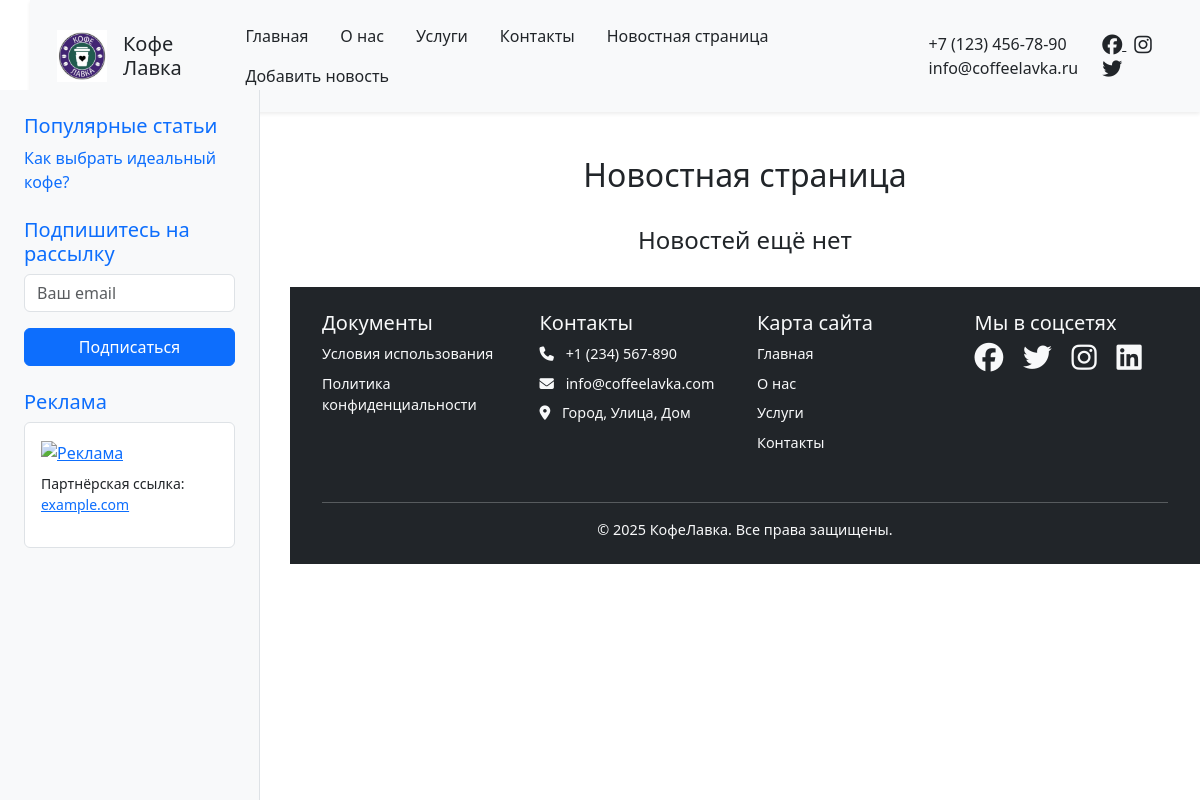
The page /news/ on the database as committed earlier.
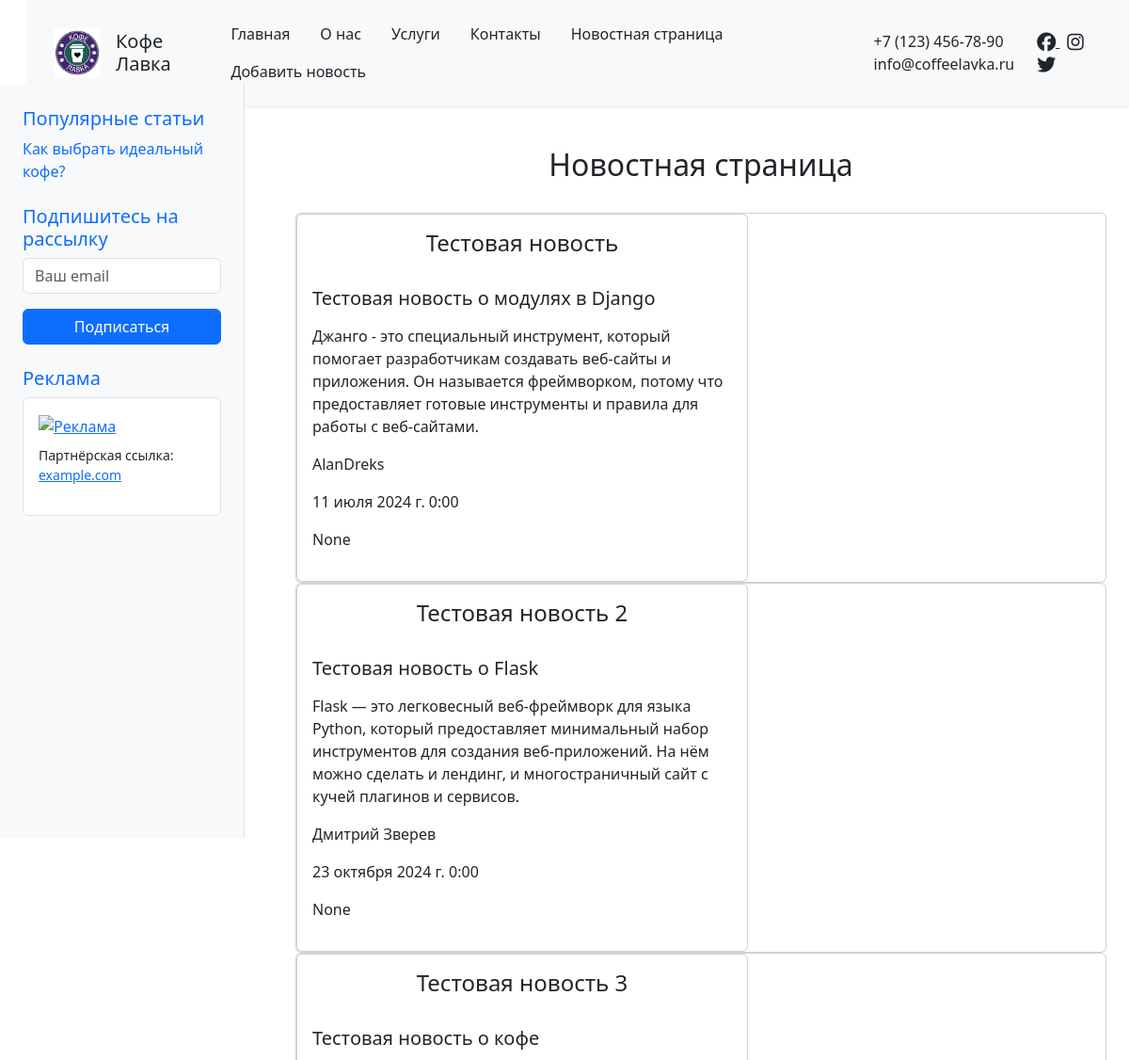
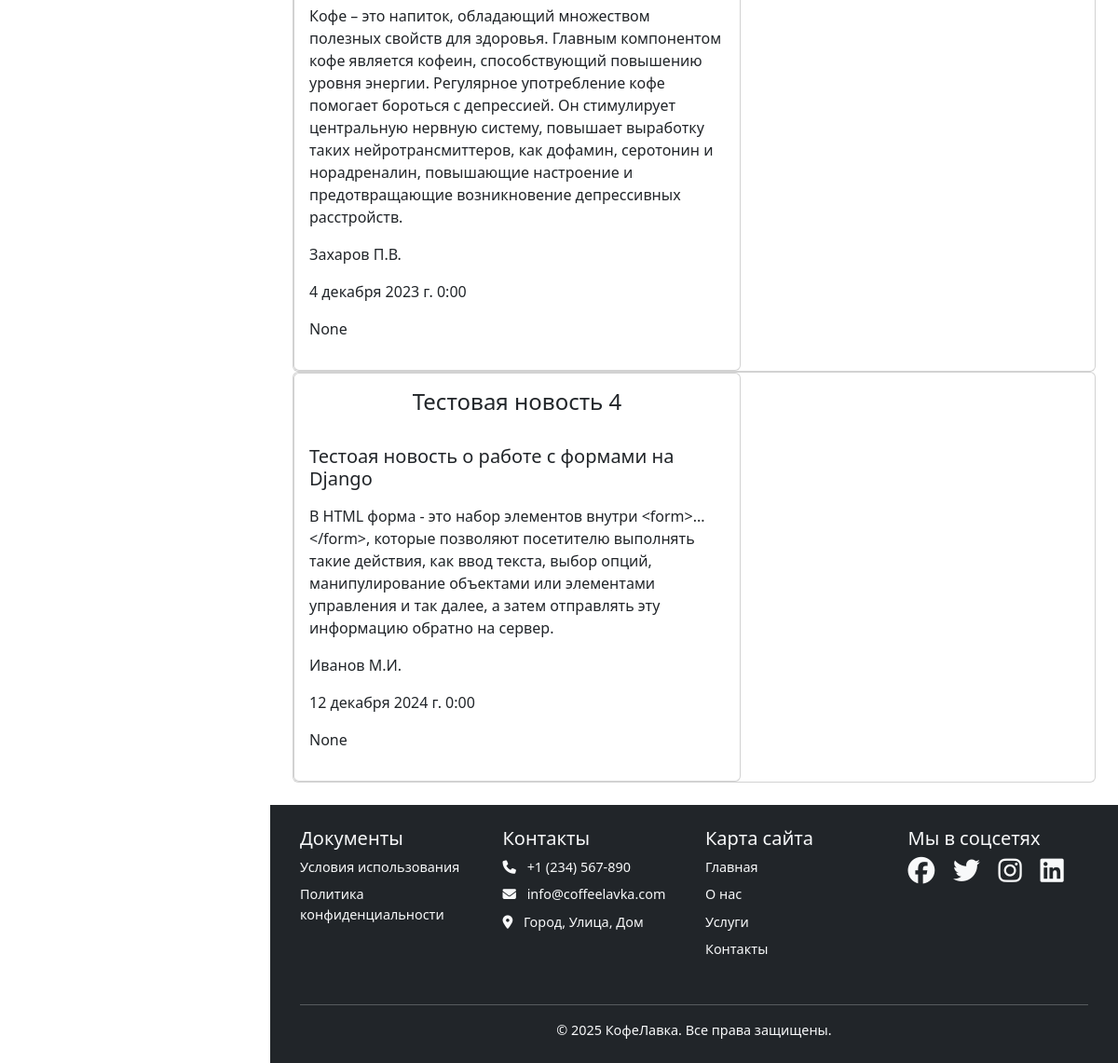
The same page on the database as committed later (2 pictures, top to bottom).
### news/models.py (models this page shows, shortened)
class News_post(models.Model):
	title = models.CharField('Название новости', max_length=50)
	short_description = models.CharField('Краткое описание новости', max_length=200)
	text = models.TextField('Новость')
	author = models.CharField('Автор', max_length=50)
	pub_date = models.DateField('Дата публикации')
	pub_time = models.TimeField('Время публикации')
	class Meta:
		verbose_name = 'Новость'
		verbose_name_plural = 'Новости'

### news/views.py (the view)
# urls.py: path('', views.index, name='home'),
def home(request):
    news = News_post.objects.all()
    return render(request, 'news/news.html', {'news': news})

### news/templates/news/news.html (shortened to what this page needs)
{% extends 'main/layoute.html' %}
{% block content %}
    <h2>Новостная страница</h2>
<br>
	{% if news %}
		{% for new in news %}
			<div class="card">
				<div class="card" style="width: 30rem;">
					<div class="card-body">
							<h4> {{ new.title }} </h4>
							<br>
							<h5><p> {{ new.short_description }} </p></h5>
							<p> {{ new.text }} </p>
							<p> {{ new.author }} </p>
							<p> {{ new.pub_date }} </p>
							<p> {{ new.pub_time }} </p>
					</div>
				</div>
			</div>
		{% endfor %}
	{% else %}
		<h4>Новостей ещё нет</h4>
	{% endif %}
{% endblock %}

### main/templates/main/layoute.html (shortened to what this page needs)
{% load static %}
<!doctype html>
<html lang="en">
<head>
    <link href="https://cdn.jsdelivr.net/npm/bootstrap@5.3.0/dist/css/bootstrap.min.css" rel="stylesheet">
    <link href="{% static 'main/css/style.css' %}" rel="stylesheet">
</head>
<body style="margin-left: 30px">
    {% include 'main/header.html' %}
<div class="d-flex">
        {% include 'main/sidebar.html' %}
        <main class="content-container flex-grow-1 p-4" style="margin-left: 260px;">
            {% block content %}
            {% endblock %}
        </main>
    </div>
{% include 'main/footer.html' %}
</body>
</html>

### main/templates/main/header.html
{% load static %}
<header class="bg-light shadow-sm py-3">
    <div class="container d-flex justify-content-between align-items-center">
        <div class="d-flex align-items-center">
        <img src="{% static 'main/img/LogoCL.png' %}" alt="Логотип компании" width="50" class="me-3">
            <h1 class="h5 mb-0">Кофе Лавка</h1>
        </div>
        <nav class="d-none d-md-flex">
            <ul class="nav">
                <li class="nav-item">
                    <a class="nav-link text-dark" href="{% url 'home' %}">Главная</a>
                </li>
                <li class="nav-item">
                    <a class="nav-link text-dark" href="{% url 'page2' %}">О нас</a>
                </li>
                <li class="nav-item">
                    <a class="nav-link text-dark" href="{% url 'page3' %}">Услуги</a>
                </li>
                <li class="nav-item">
                    <a class="nav-link text-dark" href="{% url 'page4' %}">Контакты</a>
                </li>
                <li class="nav-item">
                    <a class="nav-link text-dark" href="{% url 'news_home' %}">Новостная страница</a>
                </li>
                <li class="nav-item">
                    <a class="nav-link text-dark" href="{% url 'add_news' %}">Добавить новость</a>
                </li>
            </ul>
        </nav>
        <div class="d-flex align-items-center">
            <div class="me-4">
                <a href="tel:+71234567890" class="text-dark text-decoration-none">+7 (123) 456-78-90</a><br>
                <a href="mailto:info@coffeelavka.ru" class="text-dark text-decoration-none">info@coffeelavka.ru</a>
            </div>
            <div>
                <a href="https://facebook.com" target="_blank" class="text-dark me-2">
                    <i class="fab fa-facebook fa-lg"></i>
                </a>
                <a href="https://instagram.com" target="_blank" class="text-dark me-2">
                    <i class="fab fa-instagram fa-lg"></i>
                </a>
                <a href="https://twitter.com" target="_blank" class="text-dark">
                    <i class="fab fa-twitter fa-lg"></i>
                </a>
            </div>
        </div>
    </div>
</header>

### main/templates/main/sidebar.html (shortened to what this page needs)
{% load static %}
<aside class="sidebar bg-light p-4 border-end vh-100 position-fixed">
    <div class="mb-4">
        <h5 class="text-primary">Популярные статьи</h5>
        <ul class="list-unstyled">
            <li><a href="{% url 'page5' %}" class="text-decoration-none">Как выбрать идеальный кофе?</a></li>
        </ul>
    </div>
    <div class="mb-4">
        <h5 class="text-primary">Подпишитесь на рассылку</h5>
        <form method="post" action="{% url 'page6' %}">
            <div class="mb-3">
                <input type="email" name="email" class="form-control" placeholder="Ваш email" required>
            </div>
            <button type="submit" class="btn btn-primary w-100">Подписаться</button>
        </form>
    </div>
    <div class="mb-4">
        <h5 class="text-primary">Реклама</h5>
        <div class="p-3 bg-white border rounded">
            <a href="https://example.com" target="_blank">
                <img src="{% static 'main/img/ad-banner.jpg' %}" alt="Реклама" class="img-fluid">
            </a>
            <p class="mt-2 small">Партнёрская ссылка: <a href="https://example.com" target="_blank">example.com</a></p>
        </div>
    </div>
</aside>

### main/templates/main/footer.html
{% load static %}
<footer class="bg-dark text-light py-4" style="margin-left: 260px; width: calc(100% - 260px);">
    <div class="container">
        <div class="row">
            <div class="col-md-3 mb-3">
                <h5>Документы</h5>
                <ul class="list-unstyled">
                    <li><a href="{% url 'page7' %}" class="text-decoration-none text-light">Условия использования</a></li>
                    <li><a href="{% url 'page8' %}" class="text-decoration-none text-light">Политика конфиденциальности</a></li>
                </ul>
            </div>
            <div class="col-md-3 mb-3">
                <h5>Контакты</h5>
                <ul class="list-unstyled">
                    <li><i class="fas fa-phone"></i> <a href="tel:+1234567890" class="text-decoration-none text-light">+1 (234) 567-890</a></li>
                    <li><i class="fas fa-envelope"></i> <a href="mailto:info@coffeelavka.com" class="text-decoration-none text-light">info@coffeelavka.com</a></li>
                    <li><i class="fas fa-map-marker-alt"></i> Город, Улица, Дом</li>
                </ul>
            </div>
            <div class="col-md-3 mb-3">
                <h5>Карта сайта</h5>
                <ul class="list-unstyled">
                    <li><a href="{% url 'home' %}" class="text-decoration-none text-light">Главная</a></li>
                    <li><a href="{% url 'page2' %}" class="text-decoration-none text-light">О нас</a></li>
                    <li><a href="{% url 'page3' %}" class="text-decoration-none text-light">Услуги</a></li>
                    <li><a href="{% url 'page4' %}" class="text-decoration-none text-light">Контакты</a></li>
                </ul>
            </div>
            <div class="col-md-3 mb-3">
                <h5>Мы в соцсетях</h5>
                <ul class="list-inline">
                    <li class="list-inline-item">
                        <a href="https://facebook.com" class="text-light text-decoration-none" target="_blank">
                            <i class="fab fa-facebook fa-2x"></i>
                        </a>
                    </li>
                    <li class="list-inline-item">
                        <a href="https://twitter.com" class="text-light text-decoration-none" target="_blank">
                            <i class="fab fa-twitter fa-2x"></i>
                        </a>
                    </li>
                    <li class="list-inline-item">
                        <a href="https://instagram.com" class="text-light text-decoration-none" target="_blank">
                            <i class="fab fa-instagram fa-2x"></i>
                        </a>
                    </li>
                    <li class="list-inline-item">
                        <a href="https://linkedin.com" class="text-light text-decoration-none" target="_blank">
                            <i class="fab fa-linkedin fa-2x"></i>
                        </a>
                    </li>
                </ul>
            </div>
        </div>
        <hr class="border-light">
        <p class="text-center mb-0">© 2025 КофеЛавка. Все права защищены.</p>
    </div>
</footer>

### main/static/main/css/style.css (style rules this page uses)
.sidebar { width: 260px; height: calc(100vh - 90px); top: 90px; left: 0; position: fixed; overflow-y: auto; z-index: 1000; background-color: #f8f9fa; }
.content-container { margin-top: 20px; }
footer { font-size: 0.9rem; background-color: #343a40; color: #ffffff; margin-left: 260px; padding: 20px; position: relative; }
footer { font-size: 0.9rem; background-color: #343a40; color: #ffffff; }
footer a { color: #ffffff; transition: color 0.3s ease; }
footer ul { padding-left: 0; }
footer ul li { margin-bottom: 0.5rem; }
footer ul li i { margin-right: 0.5rem; }

### news/templates/news/news.html (style rules this page uses)
h4, h2 { text-align: center }

Rows that differ between the two databases and show on the page:
added News_post: title "Тестовая новость", short_description "Тестовая новость о модулях в Django", text "Джанго - это специальный инструмент, который помогает разработчикам создавать веб-сайты и приложения. Он называется фреймворком, потому что предоставляет готовые инструменты и правила для работы с веб-сайтами.", author "AlanDreks", pub_date "11 июля 2024 г. 0:00", pub_time "None"
added News_post: title "Тестовая новость 2", short_description "Тестовая новость о Flask", text "Flask — это легковесный веб-фреймворк для языка Python, который предоставляет минимальный набор инструментов для создания веб-приложений. На нём можно сделать и лендинг, и многостраничный сайт с кучей плагинов и сервисов.", author "Дмитрий Зверев", pub_date "23 октября 2024 г. 0:00", pub_time "None"
added News_post: title "Тестовая новость 3", short_description "Тестовая новость о кофе", text "Кофе – это напиток, обладающий множеством полезных свойств для здоровья. Главным компонентом кофе является кофеин, способствующий повышению уровня энергии. Регулярное употребление кофе помогает бороться с депрессией. Он стимулирует центральную нервную систему, повышает выработку таких нейротрансмиттеров, как дофамин, серотонин и норадреналин, повышающие настроение и предотвращающие возникновение депрессивных расстройств.", author "Захаров П.В.", pub_date "4 декабря 2023 г. 0:00", pub_time "None"
added News_post: title "Тестовая новость 4", short_description "Тестоая новость о работе с формами на Django", text "В HTML форма - это набор элементов внутри <form>...</form>, которые позволяют посетителю выполнять такие действия, как ввод текста, выбор опций, манипулирование объектами или элементами управления и так далее, а затем отправлять эту информацию обратно на сервер.", author "Иванов М.И.", pub_date "12 декабря 2024 г. 0:00", pub_time "None"
Other text that changed with them:
text no longer shown: "Новостей ещё нет"
